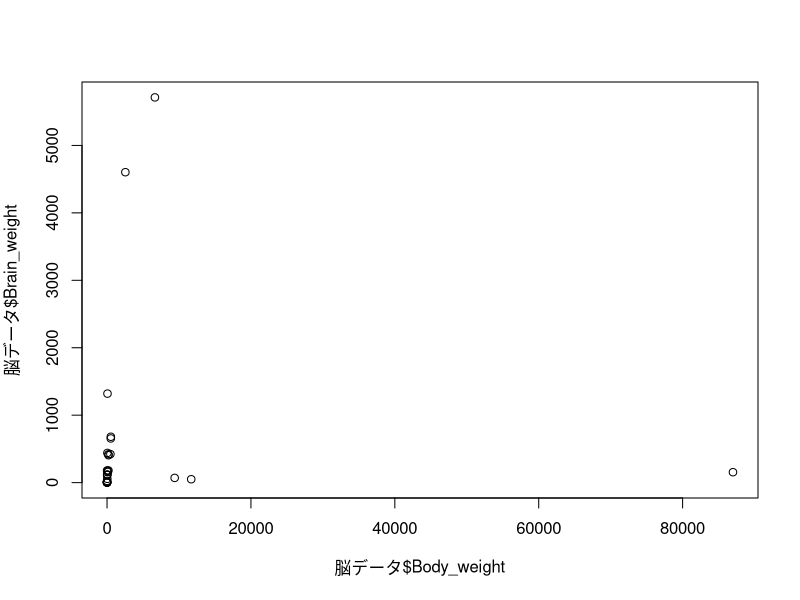

This figure's R source:
脳データ <- read.csv("easy_r_book/animaldat.csv",header=TRUE)

plot(脳データ$Body_weight,脳データ$Brain_weight)
cor(脳データ$Body_weight,脳データ$Brain_weight)

条件1 <- 脳データ$Body_weight<80000
脳データ2 <- 脳データ[条件1,]
cor(脳データ2$Body_weight,脳データ2$Brain_weight)